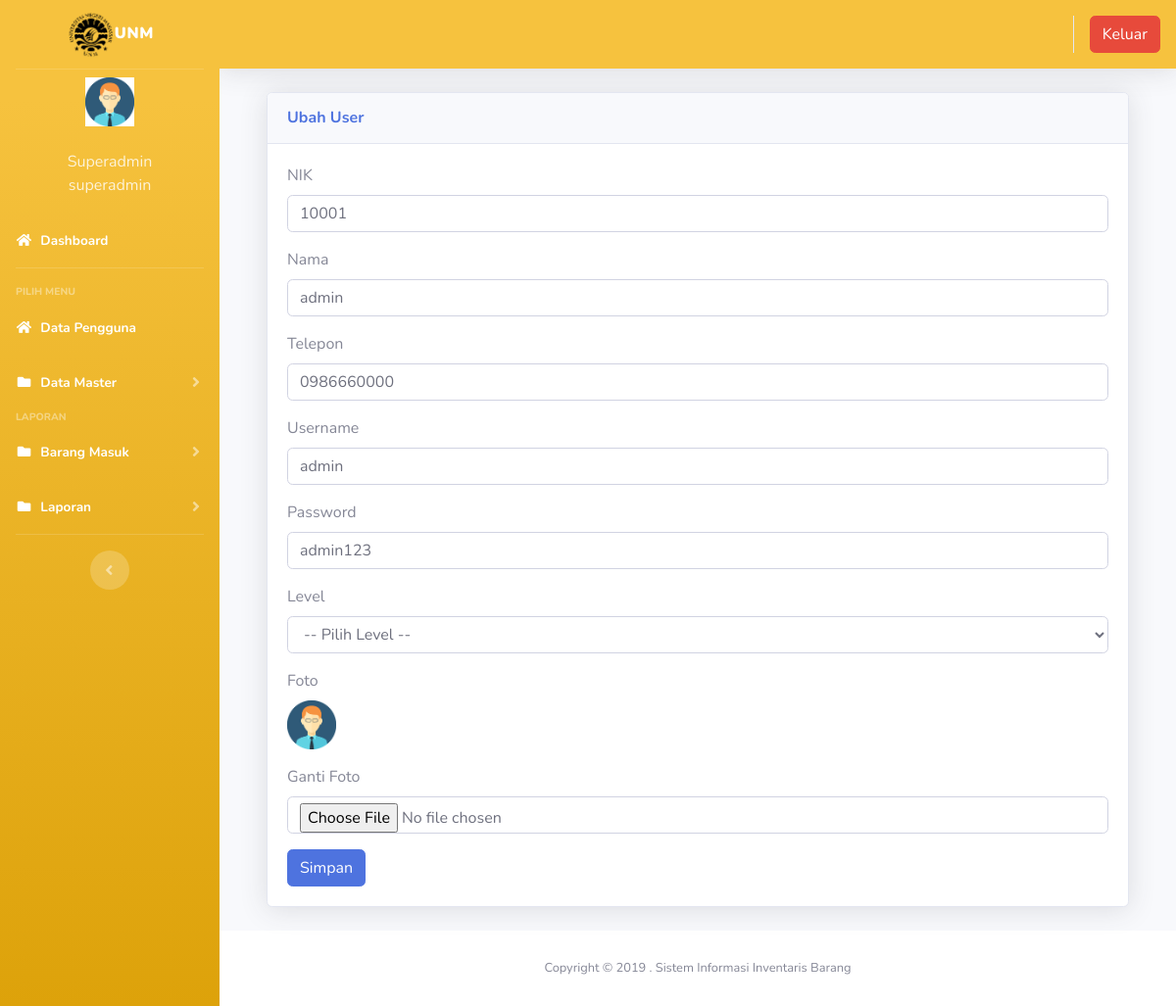
Screenshot of /index3.php?page=pengguna&aksi=ubahpengguna&id=27 (signed in) with the database file from the repository.
### tables this page shows
CREATE TABLE `users` (
  `id` int(11) NOT NULL,
  `nik` varchar(10) NOT NULL,
  `nama` varchar(100) NOT NULL,
  `alamat` varchar(200) NOT NULL,
  `telepon` varchar(100) NOT NULL,
  `username` varchar(100) NOT NULL,
  `password` varchar(100) NOT NULL,
  `level` varchar(25) NOT NULL DEFAULT 'member',
  `foto` varchar(25) NOT NULL
);

### index3.php (the view, shortened to what this page needs)
<?php
	$koneksi = new mysqli("localhost","root","","inventori");
	?>
<!DOCTYPE html>
<html lang="en">
<head>
  <link href="vendor/fontawesome-free/css/all.min.css" rel="stylesheet" type="text/css">
  <link href="css/sb-admin-2.min.css" rel="stylesheet">
  <link href="vendor/datatables/dataTables.bootstrap4.min.css" rel="stylesheet">
</head>
<body id="page-top">
  <div id="wrapper">
    <ul class="navbar-nav bg-gradient-warning sidebar sidebar-dark accordion" id="accordionSidebar">
      <a class="sidebar-brand d-flex align-items-center justify-content-center" href="index3.php">
        <div class="sidebar-brand-text mx-2"><img src="img/logounm.png" alt="" width="50px"><b>UNM</b></div>
      </a>
      <hr class="sidebar-divider my-0">
 <?php
   if ($_SESSION['superadmin']) {
	   $user = $_SESSION['superadmin'];
   }
   $sql =$koneksi->query("select * from users where id='$user'");
   $data = $sql->fetch_assoc();
   ?>
    <li class="d-flex align-items-center justify-content-center">
        <a class="nav-link">
		 <img src="img/<?php echo $data['foto']?>" class="img-circle" width="50" alt="User"/></a>
	  </li>
		 <li class="nav-item ">
        <a class="nav-link">
         	<div class="d-flex align-items-center justify-content-center" class="name">  <?php echo  $data['nama'];?></div></font>
			<div class="d-flex align-items-center justify-content-center" class="email"><?php echo $data['level'];?></div>
		 </a>
      </li>
      <li class="nav-item active">
        <a class="nav-link" href="?page=home3">
          <i class="fas fa-fw fa-home"></i>
          <span>Dashboard</span></a>
      </li>
      <hr class="sidebar-divider">
      <div class="sidebar-heading">
        Pilih Menu
      </div>
	    <li class="nav-item active">
        <a class="nav-link" href="?page=pengguna">
          <i class="fas fa-fw fa-home"></i>
          <span>Data Pengguna</span></a>
      </li>
	   <li class="nav-item active">
        <a class="nav-link collapsed" href="#" data-toggle="collapse" data-target="#collapseData" aria-expanded="true" aria-controls="collapseData">
          <i class="fas fa-fw fa-folder"></i>
          <span>Data Master</span>
        </a>
      </li>
      <div class="sidebar-heading">
        Laporan
      </div>
      <li class="nav-item active">
        <a class="nav-link collapsed" href="#" data-toggle="collapse" data-target="#collapsePages" aria-expanded="true" aria-controls="collapsePages">
          <i class="fas fa-fw fa-folder"></i>
          <span>Barang Masuk</span>
        </a>
      </li>
	     <li class="nav-item active">
        <a class="nav-link collapsed" href="#" data-toggle="collapse" data-target="#collapseLaporan" aria-expanded="true" aria-controls="collapseLaporan">
          <i class="fas fa-fw fa-folder"></i>
          <span>Laporan</span>
        </a>
      </li>
      <hr class="sidebar-divider d-none d-md-block">
      <div class="text-center d-none d-md-inline">
        <button class="rounded-circle border-0" id="sidebarToggle"></button>
      </div>
    </ul>
    <div id="content-wrapper" class="d-flex flex-column">
      <div id="content">
        <nav class="navbar navbar-expand navbar-dark bg-warning topbar mb-4 static-top shadow">
          <ul class="navbar-nav ml-auto">
            <li class="nav-item dropdown no-arrow">
			 <div class="top-menu">
        <ul class="nav pull-right top-menu">
           <li><a onclick="return confirm('Apakah anda yakin akan logout?')" class="btn btn-danger" class="logout" href="logout.php">Keluar</a></li>
        </ul>
      </div>
            </li>
          </ul>
        </nav>
        <div class="container-fluid">
		 <section class="content">
		      <?php
			   $page = $_GET['page'];
			   $aksi = $_GET['aksi'];
			   	if ($page == "pengguna") {
				    if ($aksi == "ubahpengguna") {
					   include "page/pengguna/ubahpengguna.php";
				   }
			   }
			   ?>
    </section>
</div>
      <footer class="sticky-footer bg-white">
        <div class="container my-auto">
          <div class="copyright text-center my-auto">
            <span>Copyright &copy; 2019 . Sistem Informasi Inventaris Barang</span>
          </div>
        </div>
      </footer>
    </div>
  </div>
  </div>
</body>
</html>

### page/pengguna/ubahpengguna.php (shortened to what this page needs)
<?php
 $id = $_GET['id'];
 $sql2 = $koneksi->query("select * from users where id = '$id'");
 $tampil = $sql2->fetch_assoc();
 ?>
  <div class="container-fluid">
          <div class="card shadow mb-4">
            <div class="card-header py-3">
              <h6 class="m-0 font-weight-bold text-primary">Ubah User</h6>
            </div>
            <div class="card-body">
              <div class="table-responsive">
							<div class="body">
							<form method="POST" enctype="multipart/form-data">
							<label for="">NIK</label>
                            <div class="form-group">
                               <div class="form-line">
                                <input type="number" name="nik" value="<?php echo $tampil['nik']; ?>" class="form-control" />
							</div>
                            </div>
							<label for="">Nama</label>
                            <div class="form-group">
                               <div class="form-line">
                                <input type="text" name="nama" value="<?php echo $tampil['nama']; ?>" class="form-control" />
							</div>
                            </div>
							<label for="">Telepon</label>
                            <div class="form-group">
                               <div class="form-line">
                                <input type="number" name="telepon" value="<?php echo $tampil['telepon']; ?>" class="form-control" />
							</div>
                            </div>
							<label for="">Username</label>
                            <div class="form-group">
                               <div class="form-line">
                                <input type="text" name="username" value="<?php echo $tampil['username']; ?>" class="form-control" />
								</div>
                            </div>
							<label for="">Password</label>
                            <div class="form-group">
                               <div class="form-line">
                                <input type="text" name="password" value="<?php echo $tampil['password']; ?>" class="form-control" />
								</div>
                            </div>
							<label for="">Level</label>
							 <div class="form-group">
                               <div class="form-line">
                                    <select name="level" class="form-control show-tick">
                                        <option value="">-- Pilih Level --</option>
                                    </select>
                            </div>
							</div>
							<label for="">Foto</label>
                            <div class="form-group">
                               <div class="form-line">
                                <img src="img/<?php echo $tampil['foto']; ?> "width="50" height="50"  alt="">
							</div>
                            </div>
							<label for="">Ganti Foto</label>
                            <div class="form-group">
                               <div class="form-line">
                                <input type="file" name="foto" class="form-control" />
							</div>
                            </div>
							<input type="submit" name="simpan" value="Simpan" class="btn btn-primary">
							</form>

### rows the page displays
users: foto (picture), nama "Superadmin", level "superadmin"
users: nik "10001", nama "admin", telepon "0986660000", username "admin", password "admin123", foto (picture)
